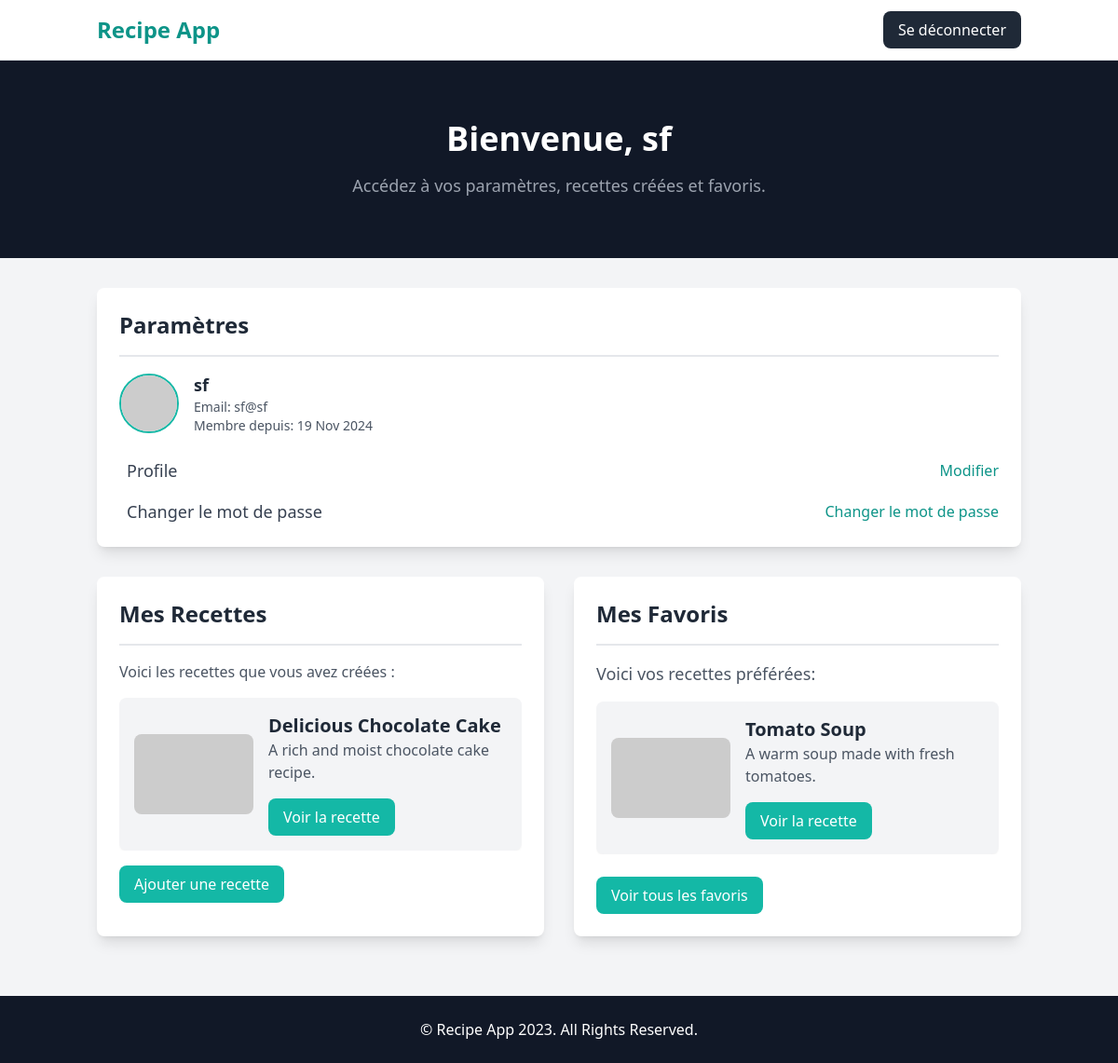
Page /user/profile/ (signed in) on the earlier database version.
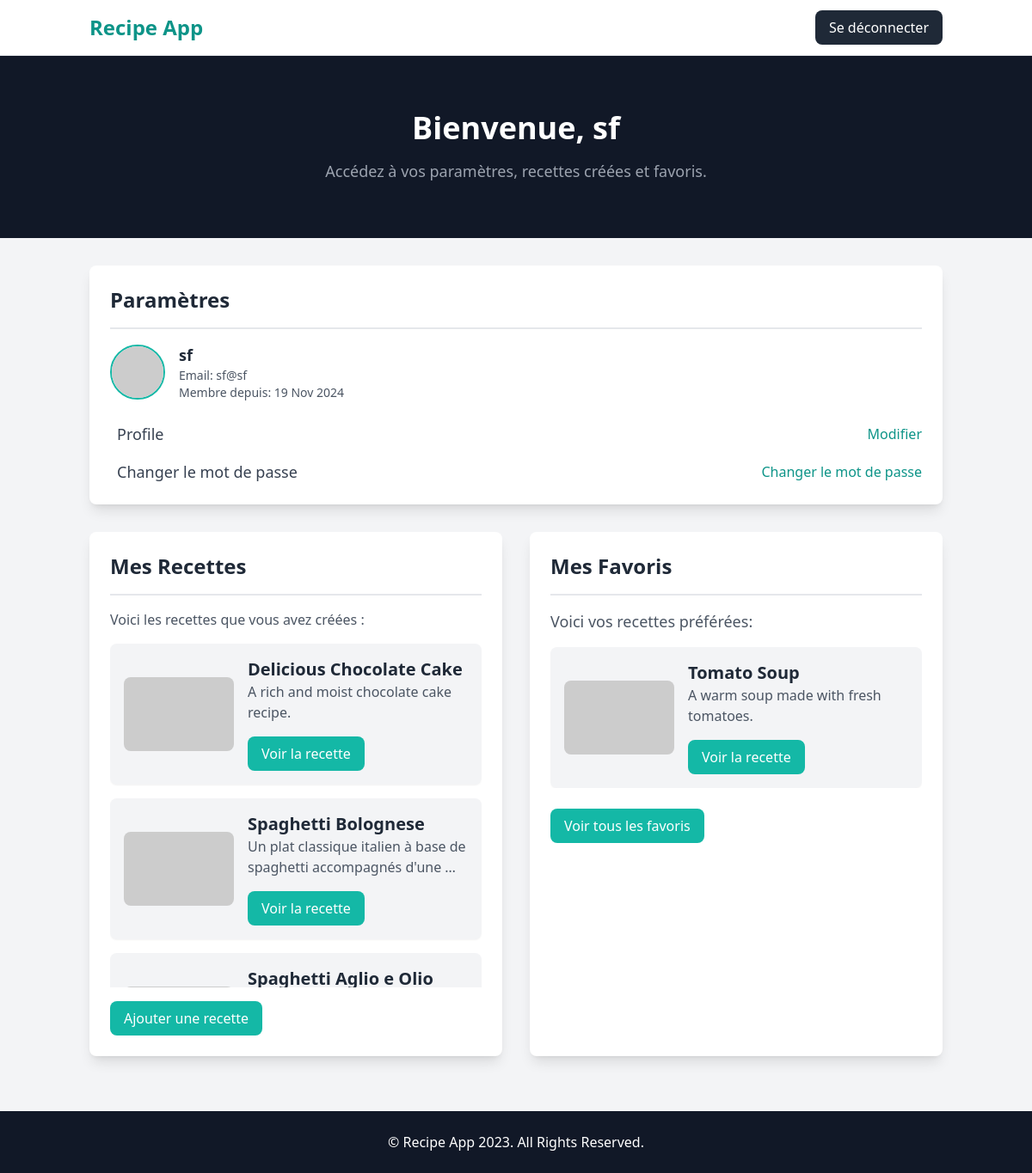
Same page on the later database version.
### recipes/models.py (models this page shows, shortened)
class Recipe(models.Model):
    title = models.CharField(max_length=200)
    description = models.TextField()
    user = models.ForeignKey(User, on_delete=models.SET_NULL, null=True, blank=True)
    instructions = models.TextField()

class Favorites(models.Model):
    user = models.ForeignKey(User, on_delete=models.CASCADE)
    recette = models.ForeignKey(Recipe, on_delete=models.CASCADE)

### user/views.py (the view)
# urls.py: path('profile/',user.views.profile_view, name="profile"),
@login_required
def profile_view(request):
    recettes_user = Recipe.objects.filter(user=request.user)
    recettesfav = Favorites.objects.filter(user=request.user)
    return render(request, 'user/profile.html',{'recettes_user':recettes_user,'recettesfav':recettesfav})

### user/templates/user/profile.html (shortened to what the changed rows need)
<!DOCTYPE html>
<html lang="en">
<head>
    <script src="https://cdn.tailwindcss.com"></script>
</head>
<body class="font-sans antialiased bg-gray-100">
    <header class="bg-gray-900 py-16">
        <div class="container mx-auto text-center text-white">
            <h1 class="text-4xl font-bold">Bienvenue, {{ user.username }}</h1>
        </div>
    </header>
    <main class="container mx-auto px-4 py-8">
        <section class="bg-white p-6 rounded-lg shadow-lg mb-8">
            <h2 class="text-2xl font-semibold text-gray-800 mb-4">Paramètres</h2>
        </section>
        <section class="grid grid-cols-1 sm:grid-cols-2 gap-8 mb-8">
            <div class="bg-white p-6 rounded-lg shadow-lg">
                <h2 class="text-2xl font-semibold text-gray-800 mb-4">Mes Recettes</h2>
                {% if recettes_user %}
                    <div class="space-y-4 mt-4" style="max-height: 400px; overflow-y: auto;">
                        {% for recette in recettes_user %}
                            <div class="flex items-center bg-gray-100 p-4 rounded-lg shadow-sm">
                                <div class="w-1/3">
                                    <img src="https://dummyimage.com/450x300/dee2e6/6c757d.jpg" class="w-full rounded-lg" alt="Favorite Recipe 1">
                                </div>
                                <div class="ml-4 w-2/3">
                                    <h3 class="text-xl font-semibold text-gray-800">{{ recette.title }}</h3>
                                    <p class="text-gray-600">{{ recette.description|truncatewords:10 }}</p>
                                    <button class="mt-4 px-4 py-2 bg-teal-500 text-white rounded-lg hover:bg-teal-600">Voir la recette</button>
                                </div>
                            </div>
                        {% empty %}
                            <p class="text-center text-gray-700">Aucune recette favoris trouvée.</p>
                        {% endfor %}
                    </div>
                {% else %}
                    <p class="text-gray-600">Vous n'avez pas encore créé de recettes.</p>
                {% endif %}
            </div>
            <div class="bg-white p-6 rounded-lg shadow-lg">
                <h2 class="text-2xl font-semibold text-gray-800 mb-4">Mes Favoris</h2>
                <div class="space-y-4 mt-4" style="max-height: 400px; overflow-y: auto;">
                    {% for fav in recettesfav %}
                        <div class="flex items-center bg-gray-100 p-4 rounded-lg shadow-sm">
                            <div class="w-1/3">
                                <img src="https://dummyimage.com/450x300/dee2e6/6c757d.jpg" class="w-full rounded-lg" alt="Favorite Recipe 1">
                            </div>
                            <div class="ml-4 w-2/3">
                                <h3 class="text-xl font-semibold text-gray-800">{{ fav.recette.title }}</h3>
                                <p class="text-gray-600">{{ fav.recette.description|truncatewords:10 }}</p>
                                <button class="mt-4 px-4 py-2 bg-teal-500 text-white rounded-lg hover:bg-teal-600">Voir la recette</button>
                            </div>
                        </div>
                    {% empty %}
                        <p class="text-center text-gray-700">Aucune recette favoris trouvée.</p>
                    {% endfor %}
                </div>
            </div>
        </section>
    </main>
</body>
</html>

Differences in the rows shown:
added Recipe: title "Spaghetti Bolognese", description "Un plat classique italien à base de spaghetti accompagnés d'une …"
added Recipe: title "Spaghetti Aglio e Olio"
